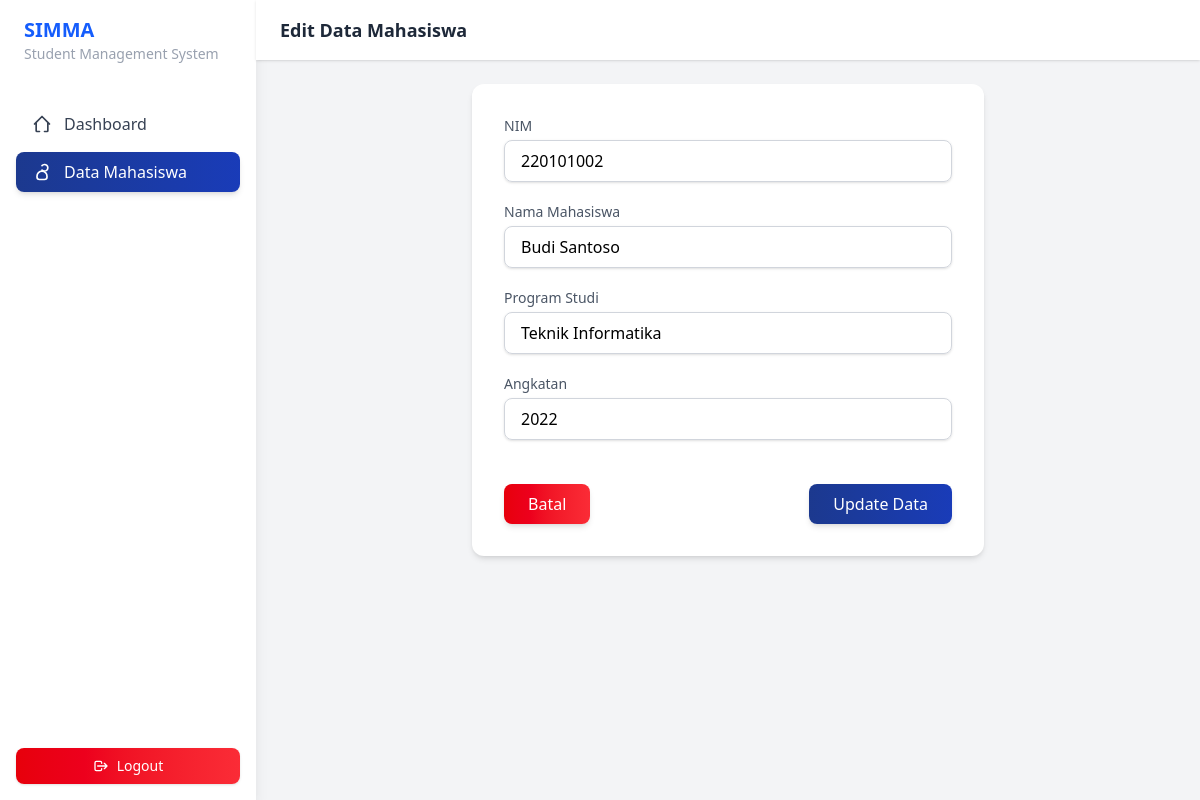
The app's page /mahasiswa/edit.php?id=2 (signed in) with its own data.
### tables this page shows
CREATE TABLE `mahasiswa` (
  `id` int NOT NULL,
  `nim` varchar(20) DEFAULT NULL,
  `nama` varchar(100) DEFAULT NULL,
  `prodi` varchar(50) DEFAULT NULL,
  `angkatan` int DEFAULT NULL
);

### mahasiswa/edit.php (the view, shortened to what this page needs)
<?php
require_once __DIR__ . '/../config/database.php';
$id = $_GET['id'];
$query = mysqli_query($conn, "SELECT * FROM mahasiswa WHERE id = '$id'");
$data  = mysqli_fetch_assoc($query);
?>
<!DOCTYPE html>
<html lang="id">
<head>
    <link rel="stylesheet" href="../src/output.css">
</head>
<body class="bg-gray-100 min-h-screen flex">
<aside class="w-64 bg-white shadow-lg hidden md:flex flex-col">
    <div class="px-6 py-4">
        <h1 class="text-xl font-bold text-blue-600">
            SIMMA
        </h1>
        <p class="text-sm text-gray-400">
            Student Management System
        </p>
    </div>
    <nav class="flex-1 px-4 py-6 space-y-2">
        <a href="../dashboard.php"
           class="group flex items-center gap-3 px-4 py-2 rounded-lg
                  text-gray-700 font-medium
                  transition-all duration-300
                  hover:text-white
                  hover:bg-gradient-to-r hover:from-blue-900 hover:to-blue-800
                  hover:shadow-md
                  transform hover:-translate-y-0.5">
            <svg class="w-5 h-5"
                 fill="none" stroke="currentColor" stroke-width="2"
                 viewBox="0 0 24 24">
                <path stroke-linecap="round" stroke-linejoin="round"
                      d="M3 12l2-2m0 0l7-7 7 7M5 10v10a1 1 0 001 1h3m10-11l2 2m-2-2v10a1 1 0 01-1 1h-3"/>
            </svg>
            Dashboard
        </a>
        <a href="index.php"
           class="group flex items-center gap-3 px-4 py-2 rounded-lg
                  text-white font-medium
                  bg-gradient-to-r from-blue-900 to-blue-800
                  shadow-md
                  transition-all duration-300
                  transform hover:-translate-y-0.5">
            <svg class="w-5 h-5"
                 fill="none" stroke="currentColor" stroke-width="2"
                 viewBox="0 0 24 24">
                <path stroke-linecap="round" stroke-linejoin="round"
                      d="M12 4.354a4 4 0 110 5.292M15 21H9a3 3 0 01-3-3v-1a6 6 0 0112 0v1a3 3 0 01-3 3z"/>
            </svg>
            Data Mahasiswa
        </a>
    </nav>
    <div class="px-4 py-4">
        <a href="../auth/logout.php"
           class="flex items-center justify-center gap-2 px-4 py-2 rounded-lg
                  text-sm font-medium text-white
                  bg-gradient-to-r from-red-600 to-red-500
                  shadow-sm
                  hover:from-red-500 hover:to-red-400
                  hover:shadow-md
                  transition-all duration-300
                  active:scale-95">
            <svg class="w-4 h-4"
                 fill="none" stroke="currentColor" stroke-width="2"
                 viewBox="0 0 24 24">
                <path stroke-linecap="round" stroke-linejoin="round"
                      d="M17 16l4-4m0 0l-4-4m4 4H7m6 4v1a2 2 0 01-2 2H5a2 2 0 01-2-2V7a2 2 0 012-2h6a2 2 0 012 2v1"/>
            </svg>
            Logout
        </a>
    </div>
</aside>
<div class="flex-1 flex flex-col">
    <header class="bg-white shadow-sm px-6 py-4">
        <h2 class="text-lg font-semibold text-gray-800">
            Edit Data Mahasiswa
        </h2>
    </header>
    <main class="p-6 flex justify-center">
        <div class="bg-white rounded-xl shadow-md p-8 w-full max-w-lg">
            <form method="POST" class="space-y-5">
                <div>
                    <label class="block text-sm text-gray-600 mb-1">NIM</label>
                    <input type="text" name="nim"
                           value="<?= htmlspecialchars($data['nim']); ?>"
                           required
                           class="w-full rounded-lg px-4 py-2
                                  border border-gray-300
                                  focus:outline-none focus:ring-2 focus:ring-blue-600
                                  hover:border-blue-400
                                  shadow-sm hover:shadow-md transition">
                </div>
                <div>
                    <label class="block text-sm text-gray-600 mb-1">Nama Mahasiswa</label>
                    <input type="text" name="nama"
                           value="<?= htmlspecialchars($data['nama']); ?>"
                           required
                           class="w-full rounded-lg px-4 py-2
                                  border border-gray-300
                                  focus:outline-none focus:ring-2 focus:ring-blue-600
                                  hover:border-blue-400
                                  shadow-sm hover:shadow-md transition">
                </div>
                <div>
                    <label class="block text-sm text-gray-600 mb-1">Program Studi</label>
                    <input type="text" name="prodi"
                           value="<?= htmlspecialchars($data['prodi']); ?>"
                           required
                           class="w-full rounded-lg px-4 py-2
                                  border border-gray-300
                                  focus:outline-none focus:ring-2 focus:ring-blue-600
                                  hover:border-blue-400
                                  shadow-sm hover:shadow-md transition">
                </div>
                <div>
                    <label class="block text-sm text-gray-600 mb-1">Angkatan</label>
                    <input type="number" name="angkatan"
                           value="<?= htmlspecialchars($data['angkatan']); ?>"
                           required
                           class="w-full rounded-lg px-4 py-2
                                  border border-gray-300
                                  focus:outline-none focus:ring-2 focus:ring-blue-600
                                  hover:border-blue-400
                                  shadow-sm hover:shadow-md transition">
                </div>
                <div class="flex justify-between pt-6">
                    <a href="index.php"
                       class="inline-flex items-center justify-center
                              px-6 py-2 rounded-lg text-white font-medium
                              bg-gradient-to-r from-red-600 to-red-500
                              shadow-md
                              hover:from-red-500 hover:to-red-400
                              hover:shadow-lg
                              transition-all duration-300
                              transform hover:-translate-y-0.5 active:scale-95">
                        Batal
                    </a>
                    <button type="submit" name="update"
                            class="inline-flex items-center justify-center
                                   px-6 py-2 rounded-lg text-white font-medium
                                   bg-gradient-to-r from-blue-900 to-blue-800
                                   shadow-md
                                   hover:from-blue-800 hover:to-blue-700
                                   hover:shadow-lg
                                   transition-all duration-300
                                   transform hover:-translate-y-0.5 active:scale-95">
                        Update Data
                    </button>
                </div>
            </form>
        </div>
    </main>
</div>
</body>
</html>

### records on screen
mahasiswa: nim "220101002", nama "Budi Santoso", prodi "Teknik Informatika", angkatan "2022"
